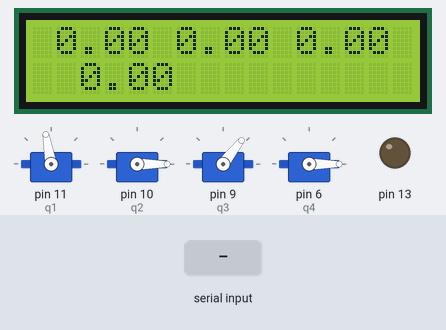
A sketch run on a simulated Arduino Uno, built with avr-gcc and run on an emulated ATmega328P. Parts: 16×2 character LCD, 4 × servo, output pins drawn as LEDs (lit = HIGH). The test bench sets the inputs (shaded band).

Above: at 1.2 s.
1.3 s: byte 245 (0xF5) received over Serial
At 2.6 s:
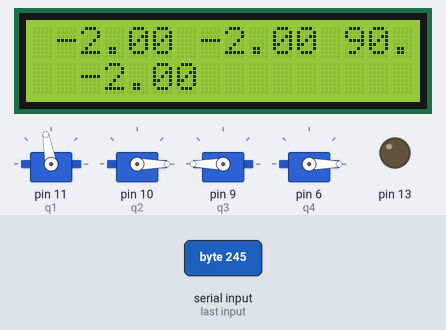
Timing chart, 0 to 4.3 s (numbered marks = the images above; inputs shaded):
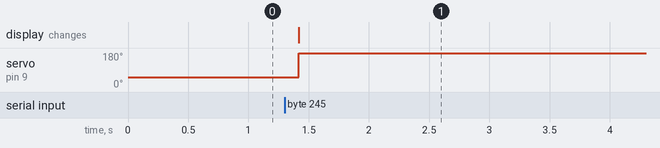

Measured:
- after the input at 1.3 s, servo on pin 9 (q3): 52° → 180° after 0.12 s; the display: changes after 0.12 s (image 1)

The sketch:

bacaSudut.ino
```cpp
#include <LiquidCrystal_I2C.h>
#include "VarSpeedServo.h"

#define I2C_LCD 0x27

LiquidCrystal_I2C lcd(0x27, 16, 2);

//#define PI    3.14159265358
#define DTR   PI/180.0           // Konversi degree to radian
#define RTD   180.0/PI           // Konversi radian to degree

extern unsigned int speedL, speedR, pwmperiod;
extern long encL, encR, encLold, encRold;
extern float tetaL, tetaR;
//int sudut1,
int i;

float refA=0, errorA=0, integralA=0, derivativeA=0, last_errorA=0;
float refB=0, errorB=0, integralB=0, derivativeB=0, last_errorB=0;
float refC=0, refD=0;

//Posisi Awal
int x0 = 0, x1 = 0, x2 = 0;
int y0 = 0, y1 = 0, y2 = 0;
int z0 = 0, z1 = 0, z2 = 0, a1=0;
float sudut1 = 0, sudut2 = 0, sudut3 = 0, sudut4 = 0,p=0;

float aprintf(char *str, ...);

float a;
float check;
float terima;
//define servo and its perks

VarSpeedServo q1;
VarSpeedServo q2;
VarSpeedServo q3;
VarSpeedServo q4;
void setup() {
  // put your setup code here, to run once:
  lcd.begin();
  Serial.begin(9600);
  pinMode(13,OUTPUT);
  q1.attach(11);
  q2.attach(10);
  q3.attach(9);
  q4.attach(6);
}

void loop() {
    while(Serial.available()>=1){
    if(Serial.read()==0xF5){
        x0 = Serial.read(); // buat nentuin sudutnya positifnya pos atau neg
        x1 = Serial.read();
        x2 = Serial.read();
        y0 = Serial.read();
        y1 = Serial.read();
        y2 = Serial.read();
        z0 = Serial.read();
        z1 = Serial.read();
        z2 = Serial.read();
        a1 = Serial.read();
        check = Serial.read();
    terima = x0^x1^x2^y0^y1^y2^z0^z1^z2;
    if(check==terima){
      sudut1 = x1 + x2;
      sudut2 = y1 + y2;
      sudut3 = z1 + z2;
      p=sudut3;
      sudut3 = sudut3 - (sudut2-90);
      sudut4 = a1;
    }
    if(x0==1){
      sudut1=0;
    }
    if(y0==1){
      sudut2=0;
    }
    if(z0==1){
      sudut3=0;
    }


  if (refA > 180)
  {
    refA = 180;
  }
  if (refA < 0)
  {
    refA = 0;
  }
  if (refB > 170)
  {
    refB = 170;
    if(refC > 135)
    {
      refC = 135;
    }
    if (refC < 30) //asilnya 80
    {
      refC = 30;
    }
  }
  if (refB < 37)
  {
    refB = 37;
    if (refC > 100) //aslinya 35
    {
      refC = 100;
    }
    if (refC < 20)
    {
      refC = 20;
    }
  }
//        if (sudut1 > 180) sudut1 = sudut1 - 360;
//        if (sudut2 > 180) sudut2 = sudut2 - 360;

//        lcd.clear();
//        lcd.print(sudut1);
//        lcd.print(" ");
//        lcd.print(sudut2);
  }

 }

  refA=sudut1;
  refB=sudut2;
  refC=sudut3;
  refD=sudut4;
    lcd.setCursor(1,0);
    lcd.print(refA);
    lcd.print(" ");
    lcd.print(refB);
    lcd.print(" ");
    lcd.print(refC);
    lcd.setCursor(1,1);
    lcd.print(" ");
    lcd.print(p);
    digitalWrite(13,LOW);
  refA = 0.6532*refA - 18.70;
//  refA = (refA-16.333)/1.1;
  refB = (refB-12.333)/1.1;
//  refB = (0.8663*refB-19.86);
  refC = (refC*1.57)+52.07;
  q1.write(100);
  q2.write(refB);
  q3.write(refC);
  q4.write(refD);
  delay(100);
}
```
